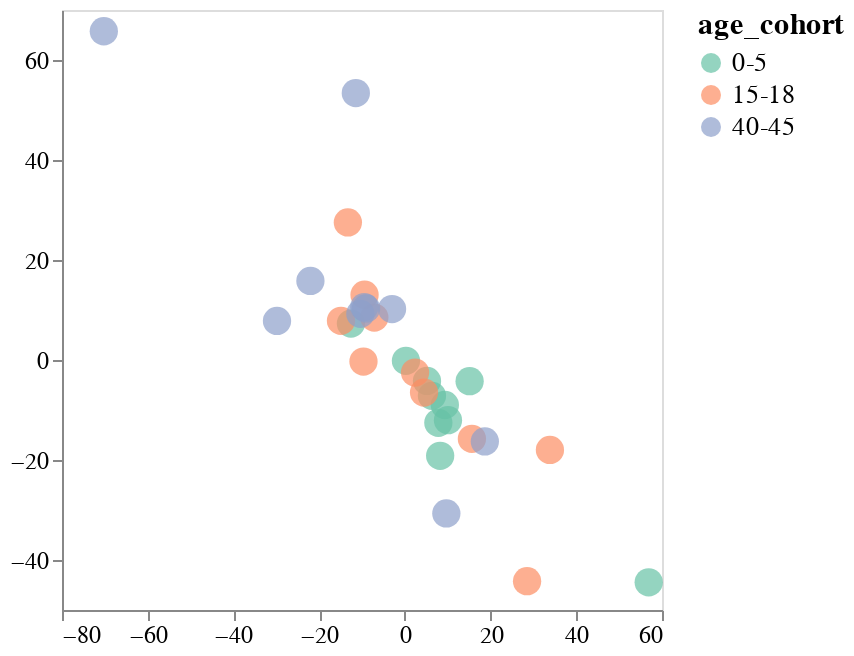

The notebook cell saved with this chart:
### Code cell
mds_and_plot(escape_df, escape_metric='ic90', mds_random_state=7, feature_range=(-1, 1))

### Figure 1 — Vega-Lite specification as saved in the notebook (floating-point values rounded to 4 significant figures)
{"config": {"view": {"continuousWidth": 300, "continuousHeight": 300}, "axis": {"grid": false, "labelFontSize": 12, "title": null}, "legend": {"labelFontSize": 13, "titleFontSize": 15}}, "data": {"name": "data-416e4df01e5c54f8373f0db6ac09f235"}, "mark": {"type": "circle", "opacity": 0.7, "size": 200}, "encoding": {"color": {"field": "age_cohort", "scale": {"scheme": "set2"}, "type": "nominal"}, "detail": {"field": "serum", "type": "nominal"}, "tooltip": [{"field": "serum", "type": "nominal"}, {"field": "age_cohort", "type": "nominal"}], "x": {"field": "x_coord", "scale": {"padding": 5}, "type": "quantitative"}, "y": {"field": "y_coord", "scale": {"padding": 5}, "type": "quantitative"}}, "$schema": "https://vega.github.io/schema/vega-lite/v5.8.0.json", "datasets": {"data-416e4df01e5c54f8373f0db6ac09f235": [{"serum": "2367", "x_coord": 5.164, "y_coord": -4.195, "age_cohort": "0-5"}, {"serum": "3944", "x_coord": 15.11, "y_coord": -4.236, "age_cohort": "0-5"}, {"serum": "2462", "x_coord": 6.322, "y_coord": -7.167, "age_cohort": "0-5"}, {"serum": "2389", "x_coord": 9.331, "y_coord": -8.997, "age_cohort": "0-5"}, {"serum": "2323", "x_coord": 8.236, "y_coord": -19.17, "age_cohort": "0-5"}, {"serum": "2388", "x_coord": 7.816, "y_coord": -12.56, "age_cohort": "0-5"}, {"serum": "2463", "x_coord": 10.06, "y_coord": -12.04, "age_cohort": "0-5"}, {"serum": "3973", "x_coord": 0.2547, "y_coord": -0.1566, "age_cohort": "0-5"}, {"serum": "4299", "x_coord": -12.58, "y_coord": 7.295, "age_cohort": "0-5"}, {"serum": "4584", "x_coord": 56.9, "y_coord": -44.45, "age_cohort": "0-5"}, {"serum": "2343", "x_coord": -14.91, "y_coord": 7.842, "age_cohort": "15-18"}, {"serum": "2350", "x_coord": 2.38, "y_coord": -2.509, "age_cohort": "15-18"}, {"serum": "2365", "x_coord": 4.478, "y_coord": -6.52, "age_cohort": "15-18"}, {"serum": "2380", "x_coord": 15.64, "y_coord": -15.76, "age_cohort": "15-18"}, {"serum": "2382", "x_coord": -7.123, "y_coord": 8.486, "age_cohort": "15-18"}, {"serum": "3866", "x_coord": 28.52, "y_coord": -44.24, "age_cohort": "15-18"}, {"serum": "3856", "x_coord": -13.3, "y_coord": 27.52, "age_cohort": "15-18"}, {"serum": "3857", "x_coord": -9.404, "y_coord": 13.05, "age_cohort": "15-18"}, {"serum": "3862", "x_coord": -9.656, "y_coord": -0.324, "age_cohort": "15-18"}, {"serum": "3895", "x_coord": 33.85, "y_coord": -17.99, "age_cohort": "15-18"}, {"serum": "33C", "x_coord": -10.38, "y_coord": 9.243, "age_cohort": "40-45"}, {"serum": "34C", "x_coord": 18.66, "y_coord": -16.3, "age_cohort": "40-45"}, {"serum": "197C", "x_coord": -9.461, "y_coord": 10.58, "age_cohort": "40-45"}, {"serum": "199C", "x_coord": -2.99, "y_coord": 10.19, "age_cohort": "40-45"}, {"serum": "215C", "x_coord": -9.053, "y_coord": 10.32, "age_cohort": "40-45"}, {"serum": "210C", "x_coord": -70.24, "y_coord": 65.75, "age_cohort": "40-45"}, {"serum": "74C", "x_coord": -11.44, "y_coord": 53.38, "age_cohort": "40-45"}, {"serum": "68C", "x_coord": -29.83, "y_coord": 7.816, "age_cohort": "40-45"}, {"serum": "150C", "x_coord": 9.679, "y_coord": -30.68, "age_cohort": "40-45"}, {"serum": "18C", "x_coord": -22.04, "y_coord": 15.82, "age_cohort": "40-45"}]}}
